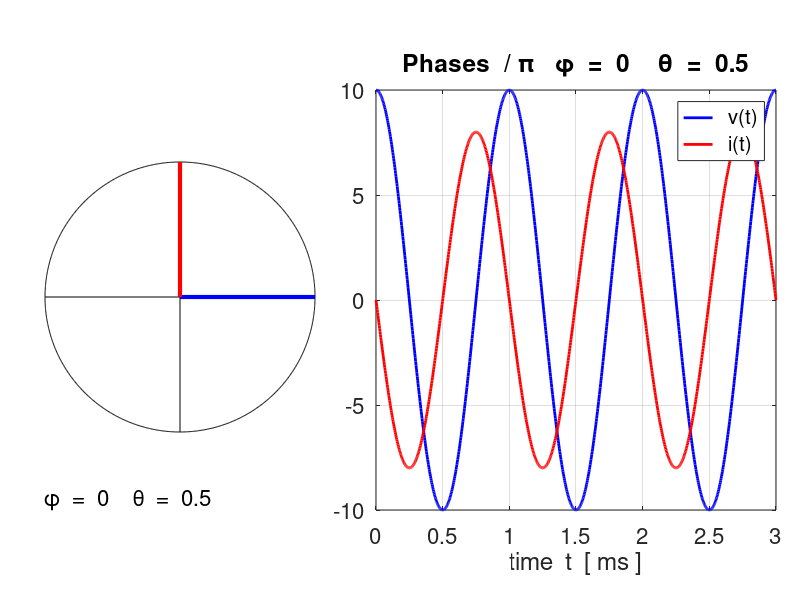

This figure's MATLAB source:
% Cac1.m

% ac circuit modeling and analysis 
% Ian Cooper
% School of Physics, University of Sydney
% email: ian.cooper@sydney.edu.au
% https://d-arora.github.io/Doing-Physics-With-Matlab/
% 180107 


clear all
close all
clc

% ========================================================================
%   INPUTS   default values [ ]
% =======================================================================

% Voltage #1 and current #2 [10 8] [1000 1000]   [0 pi/2] 
   V = [10 8];
   f = [1000 1000];
   phi = [0 pi/2];
% time
   N = 1000;
   T = 1/f(1);
   tMax = 3*T;
   t = linspace(0,tMax,N);
   w = (2*pi).*f;

% =======================================================================  
%   VOLTAGE CALCULATIONS
% =======================================================================   
    v1 = V(1) .* exp(1i*(w(1)*t + phi(1)));
    v2 = V(2) .* exp(1i*(w(2)*t + phi(2)));


% =======================================================================
%   GRAPHICS
% =======================================================================
   fss = 16;
figure(1)   
   pos = [0.1 0.1 0.50 0.4];
   set(gcf,'Units','normalized');
   set(gcf,'Position',pos);
   set(gcf,'color','w');

   pos1 = [0.47 0.15 0.5 0.7];
   ax1 = subplot('Position',pos1);
   
   xP = t.*1e3; yP = real(v1);        
   plot(xP, yP,'b','linewidth',2);   
   hold on
   yP = real(v2);                     
   plot(xP, yP,'r','linewidth',2);   
  
   grid on
   xlabel('time  t  [ ms ]')
   legend('  v(t)','  i(t)');
  
     tm1 = 'Phases  / \pi   ';
     tm2 = '\phi  =  ';
     tm3 = num2str(phi(1)/pi,2);
     tm4 = '    \theta  =  ';
     tm5 = num2str(phi(2)/pi,2);
     tm = [tm1 tm2 tm3 tm4 tm5];
   title(tm);
   set(gca,'fontsize',fss)
   
   pos2 = [0.00 0.28 0.45 0.45];
   ax2 = subplot('Position',pos2);
   
   A = linspace(0,2*pi,1000);   % plot circle
   x = cos(A); y = sin(A);
   plot(x,y,'k');
   hold on
   x = [-1 1]; y = [0 0];       % plot axes
   plot(x,y,'k');
   y = [-1 1]; x = [0 0];
   plot(x,y,'k');
   
% v1 phasor   
   x = cos(phi(1)); y = sin(phi(1));
   xP = [0 x]; yP = [y y];
   plot(xP, yP,'b','linewidth',1);
   xP = [0 x]; yP = [0 y];
   plot(xP,yP,'b','linewidth',3);
%    xP = [x x]; yP = [0 y];
%    plot(xP, yP,'b','linewidth',1); 
%   xP = [0 x]; yP = [0 0];
%   plot(xP, yP,'b','linewidth',3)

   % v2 phasor  
    x = cos(phi(2)); y = sin(phi(2));
    xP = [0 x]; yP = [y y];
    plot(xP, yP,'r','linewidth',1);
    xP = [0 x]; yP = [0 y];
    plot(xP,yP,'r','linewidth',3);
     
%   xP = [0 x]; yP = [0 0];
%   plot(xP, yP,'r','linewidth',3)
   
   axis square
   axis off
   tm = [tm2 tm3 tm4 tm5];
   text(-1,-1.5,tm,'fontsize',16);
